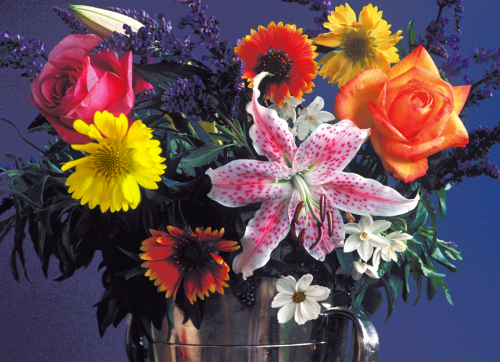
%> input picture projects/Other_Resources/flowers.bmp, 500 x 362 px
$ octave assign3_2.m   (GNU Octave 9; MATLAB toolbox functions it lacks are replaced by stand-ins)
%> lines starting %> are read from the running program, lines starting %| are printed output that depends on the picture
clear all
close all
clc

A = imread('flowers.bmp');
%> A is the input picture: size 362x500x3 uint8; mean R, G, B 99.9, 76.9, 83.7

R = double(A(:,:,1));
G = double(A(:,:,2));
B = double(A(:,:,3));

Y=(0.257*R)+(0.504*G)+(0.098*B)+16;
Cb=(-0.148*R)+(-0.291*G)+(0.439*B)+128;
Cr=(0.439*R)+(-0.368*G)+(-0.071*B)+128;

% downsampling

Cr1 = downsample(Cr',2)';
Cb1 = downsample(Cb',2)';

% decimation of Y

LuminDeciFilter = [-29 0 88 138 88 0 -29]./256;

Y1 = imfilter(double(Y),LuminDeciFilter,'circular','conv');
Y3 = downsample(downsample(Y1,2)',2)';

% decimation of chrominance matrices

ChromDeciFilter = [1 3 3 1]./8;

Cr2 = imfilter(double(Cr1),ChromDeciFilter,'circular','conv');
Cr3 = downsample(downsample(Cr2,2)',2)';

Cb2 = imfilter(double(Cb1),ChromDeciFilter,'circular','conv');
Cb3 = downsample(downsample(Cb2,2)',2)';

% interpolation

LumInterFilter = [-12 0 140 256 140 0 -12]./256;

Y4 = upsample(upsample(Y3,2)',2)';
Y5 = imfilter(double(Y4),LumInterFilter,'circular','conv');
Y6 = imfilter(double(Y5),LumInterFilter','circular','conv');

ChromInterFilter = [ 1 0 3 8 3 0 1]./8;

Cr4 = upsample(upsample(Cr3,2)',2)';
Cr5 = imfilter(Cr4,ChromInterFilter','circular','conv');
Cr6 = imfilter(Cr5,ChromInterFilter,'circular','conv');

Cb4 = upsample(upsample(Cb3,2)',2)';
Cb5 = imfilter(double(Cb4),ChromInterFilter,'circular','conv');
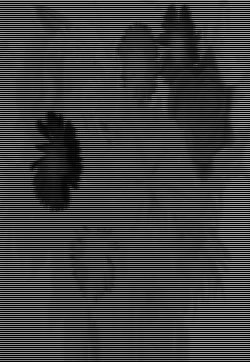
%> Cb5: size 362x250 double; min 0, max 165.3, mean 63.8
Cb6 = imfilter(double(Cb5),ChromInterFilter','circular','conv');

% upsampling

Cr7 = upsample(Cr6',2)';
[row col] = size(Cr7);
%> row = 362; col = 500
Cr7(:,col) = Cr7(:,col-1);
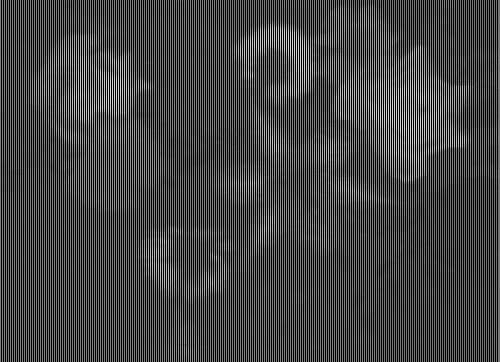
%> Cr7: size 362x500 double; min 0, max 219.6, mean 69
for count = 2:2:col-1
    Cr7(:,count) = (Cr7(:,count-1) + Cr7(:,count+1))/2;
end

Cb7 = upsample(Cb6',2)';
[row col] = size(Cb7);
Cb7(:,col) = Cb7(:,col-1);
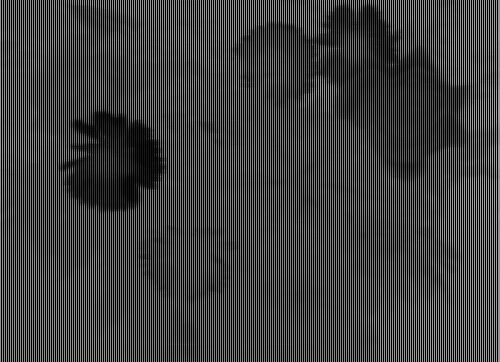
%> Cb7: size 362x500 double; min 0, max 165.3, mean 64.1
for count = 2:2:col-1
    Cb7(:,count) = (Cb7(:,count-1) + Cb7(:,count+1))/2;
end

R1 = 1.164*(Y6-16) + 1.596*(Cr7-128);
G1 = 1.164*(Y6-16) - 0.813*(Cr7-128) - 0.392*(Cb7-128);
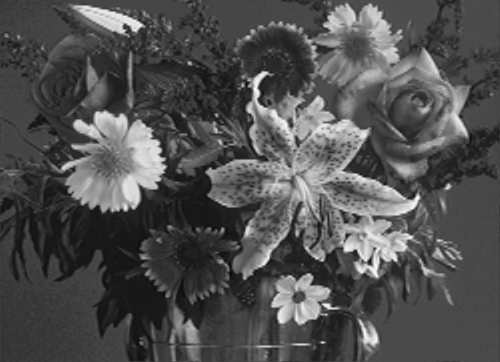
%> G1: size 362x500 double; min -19.6, max 286.5, mean 76.9; drawn with min black and max white
B1 = 1.164*(Y6-16) + 2.017*(Cb7-128);
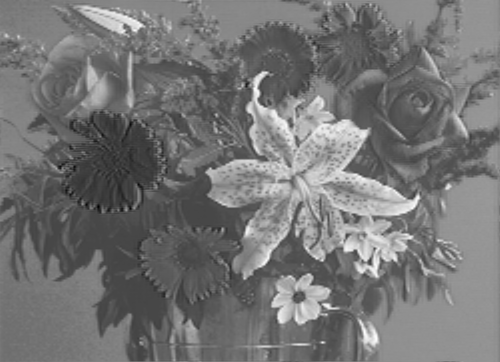
%> B1: size 362x500 double; min -90.49, max 288.9, mean 83.7; drawn with min black and max white


image1 = zeros(362,500,3);
image1(:,:,1) = R1;
image1(:,:,2) = G1;
image1(:,:,3) = B1;
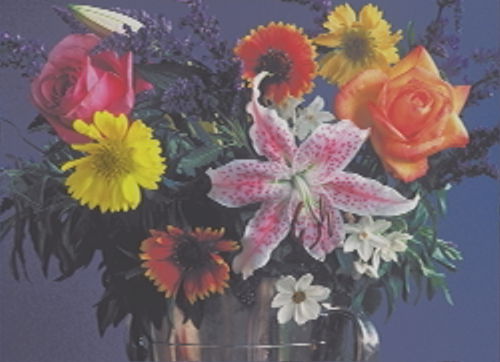
%> image1: size 362x500x3 double; mean R, G, B 99.9, 76.9, 83.7; mean of the top-left, top-right, bottom-left and bottom-right quarters 83, 111.5, 52.8, 100.1; drawn with min black and max white

figure(1),
subplot(1,2,1), image(A), title('Original Image (500*362)'),
subplot(1,2,2), image(uint8(image1)), title('Reconstructed Image (500*362)'),

figure(2),
subplot(3,2,1), imshow(uint8(R)),title('Red Component');
subplot(3,2,2), imshow(uint8(G)),title('Green Component');
subplot(3,2,3), imshow(uint8(B)),title('Blue Component');
subplot(3,2,4), imshow(uint8(Y)),title('Luminance Y');
subplot(3,2,5), imshow(uint8(Cb)),title('Chroma Cb');
subplot(3,2,6), imshow(uint8(Cr)),title('Chroma Cr');

figure(3),
subplot(3,2,1),imshow(uint8(Y3)),title('Luminance Decimated Image(250*181)');
subplot(3,2,2),imshow(uint8(Cb3)),title('Cb Decimated Image(125*181)');
subplot(3,2,3),imshow(uint8(Cr3)),title('Cr Decimated Image(125*181)');
subplot(3,2,4),imshow(uint8(Y6)),title('Luminance Interpolated Image(500*362)');
subplot(3,2,5),imshow(uint8(Cb7)),title('Cb Interpolated Image(500*362)');
%> after `imshow(uint8(Cb7))`:
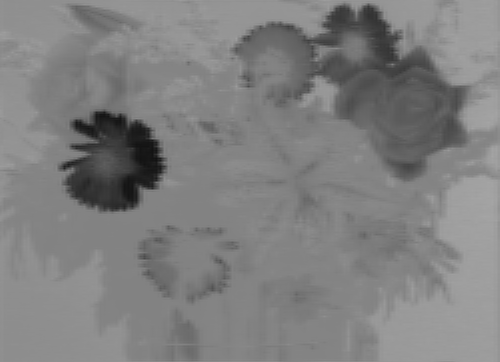
%> displayed picture: size 362x500, on the screen's scale of 0 to 255; min 17, max 165, mean 127.6
subplot(3,2,6),imshow(uint8(Cr7)),title('Cr Interpolated Image(500*362)');

figure(4),
subplot(3,1,1),imshow(uint8(R1)),xlabel('Reconstructed Red Component (500*362)');
subplot(3,1,2),imshow(uint8(G1)),xlabel('Reconstructed Green Component (500*362)');
subplot(3,1,3),imshow(uint8(B1)),xlabel('Reconstructed Blue Component (500*362)');
